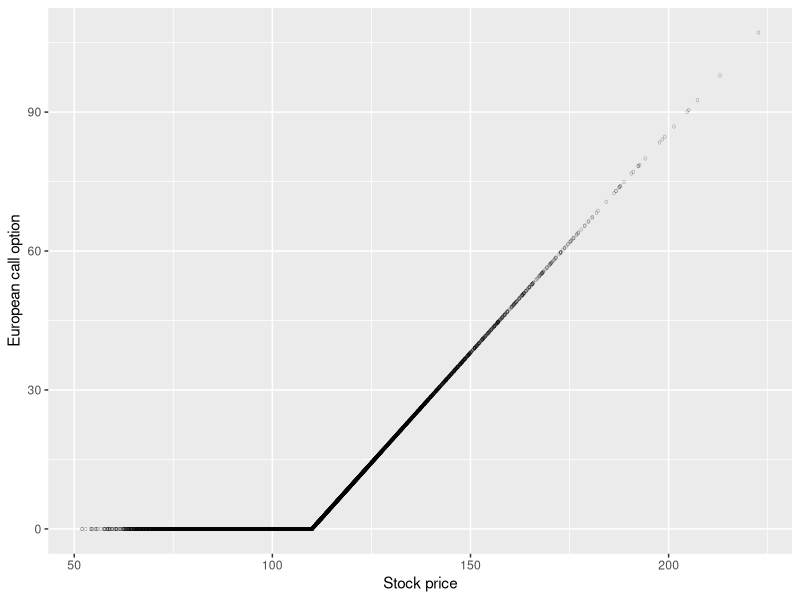
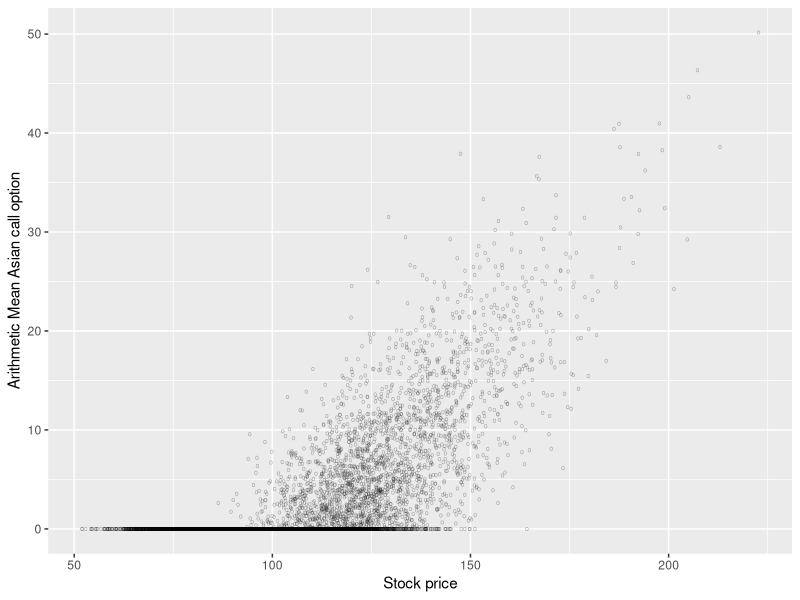
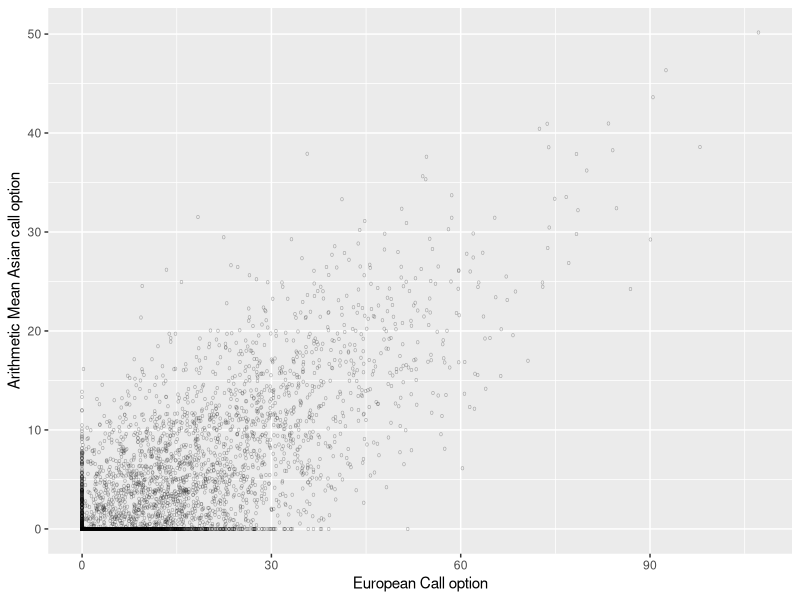
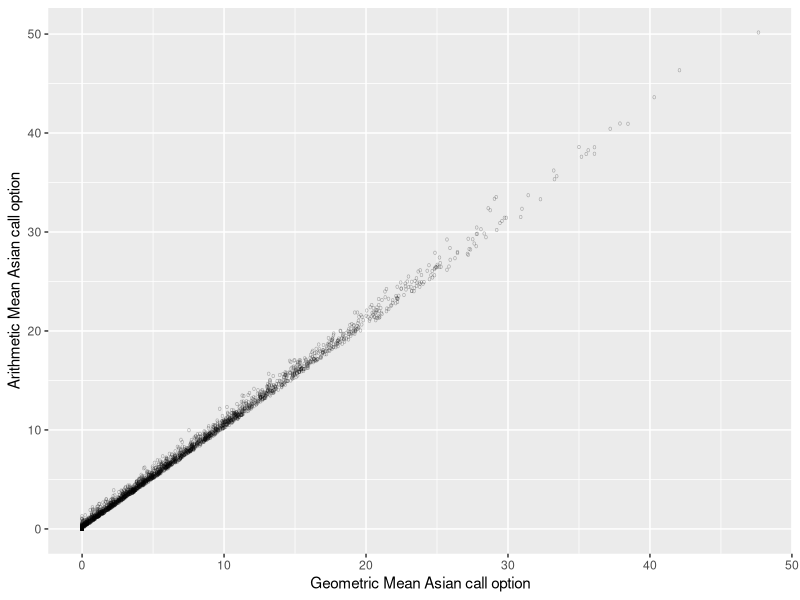

Source code (R) for these figures, in order:
dev.off()             
rm(list = ls())       
cat("\014")           
options(scipen = 999) 
library(stats4)       
library(ggplot2)      

# ============================================= #
# ===== Asian options ========================= #
# ============================================= #

# ----- Functions ----------------------------- #
# Kemma and Vorst
c_g_bar_fct <- function(s, k, r, v, mat){
  d_star <- 0.5 * (r - v ** 2 / 6) * mat
  d1     <- (log(s / k) + 0.5 * (r + v ** 2 / 6) * mat) / (v * sqrt(mat / 3))
  d2     <- d1 - v * sqrt(mat / 3)
  exp(-r*mat) * (exp(d_star) * s * pnorm(d1) - k * pnorm(d2))
}

# CV beta
beta_fct <- function(c_1, c_1_bar, c_2, c_2_bar){
  sum((c_1 - c_1_bar) * (c_2 - c_2_bar)) /
    sum((c_2 - c_2_bar) ** 2)
}
# --------------------------------------------- #

# Arithmetic mean

# We want to first simulate the log of the stock
set.seed(12345)
n <- 10000
s <- 100
k <- 110
r <- 0.05
v <- 0.20

mat <- 1        # e.g. four months
ts  <- 500       # time steps, e.g. 22 per month
dt  <- mat / ts

z <- rnorm(ts * n, 0, 1)
z <- matrix(z, nrow = n, ncol = ts)
S <- matrix(s, nrow = n, ncol = ts)

drift <- (r - 0.5 * v ** 2) * dt
vol   <- v * sqrt(dt)

for (t in 2:ts){
  S[, t] <- S[, t-1] * exp(drift + vol * z[, t])
}

arith_mean <- rowMeans(S)
geom_mean  <- exp(rowMeans(log(S)))

c_a <- exp(-r * mat) * pmax(arith_mean - k, 0)
c_g <- exp(-r * mat) * pmax(geom_mean  - k, 0)
c_e <- exp(-r * mat) * pmax(S[,ts] - k, 0)

c_a_bar <- mean(c_a)
c_g_bar <- c_g_bar_fct(s, k, r, v, mat)
c_e_bar <- mean(c_e)

# Analytical solutions
s1  <- 2 * ts + 1
s2  <- 6 * (ts + 1)
sig <- v * sqrt(s1 / s2)
rho <- 0.5 * (r - 0.5 * v**2)
d1  <- (log(s / k) + (rho + sig ** 2) * mat) / ( sig*sqrt(mat))
d2  <- d1 - sig * sqrt(mat)

analytical1 <- exp(-r * mat) * (s * exp((rho + 0.5 * sig**2) * mat) * pnorm(d1) - k * pnorm(d2))

h   <- mat / ts
mu  <- log(s) + (r - 0.5 * v ** 2) * (mat + h) / 2
sig <- v * sqrt(h) * sqrt((2*ts + 1) * (ts + 1) / (6 * ts))
d1  <- (mu - log(k) + sig ** 2) / sig
d2  <- d1 - sig

analytical2 <- exp(-r * mat) * (exp(mu + 0.5 * sig ** 2) * pnorm(d1) - k * pnorm(d2))

# ============================================= #
# ===== Illustrating correlations ============= #
# ============================================= #

# Here we try to immitate Glasserman
ggplot(NULL) + 
  geom_point(aes(x = S[, ts], y = c_e),
             alpha = 0.3, fill = NA, shape = 'o') +
  labs(x = 'Stock price', y = 'European call option')

ggplot(NULL) +
  geom_point(aes(x = S[,ts], y = c_a),
             alpha = 0.3, fill = NA, shape = 'o') +
  labs(x = 'Stock price', y = 'Arithmetic Mean Asian call option')

ggplot(NULL) +
  geom_point(aes(x = c_e, y = c_a),
             alpha = 0.3, fill = NA, shape = 'o') +
  labs(x = 'European Call option', y = 'Arithmetic Mean Asian call option')

ggplot(NULL) +
  geom_point(aes(x = c_g, y = c_a),
             alpha = 0.3, fill = NA, shape = 'o') +
  labs(x = 'Geometric Mean Asian call option', y = 'Arithmetic Mean Asian call option')

# ============================================= #
# ===== Using geom as control variate for ===== #
# ===== arithmetic asian call option      ===== #
# ============================================= #
# 
# beta <- beta_fct(c_a, c_a_bar, c_g, c_g_bar)
# 
# price <- mean(c_a - beta * (c_g - c_g_bar))
# se    <- sd(c_a - beta * (c_g - c_g_bar)) / sqrt(n)
# 
# c(analytical  = analytical1,
#   analytical  = analytical2,
#   geometric   = mean(c_g),
#   k_and_v     = c_g_bar,
#   geom_se     = sd(c_g) / sqrt(n),
#   arithmetic  = c_a_bar,
#   arith_se    = sd(c_a) / sqrt(n),
#   arith_cv    = price,
#   arith_cv_se = se)